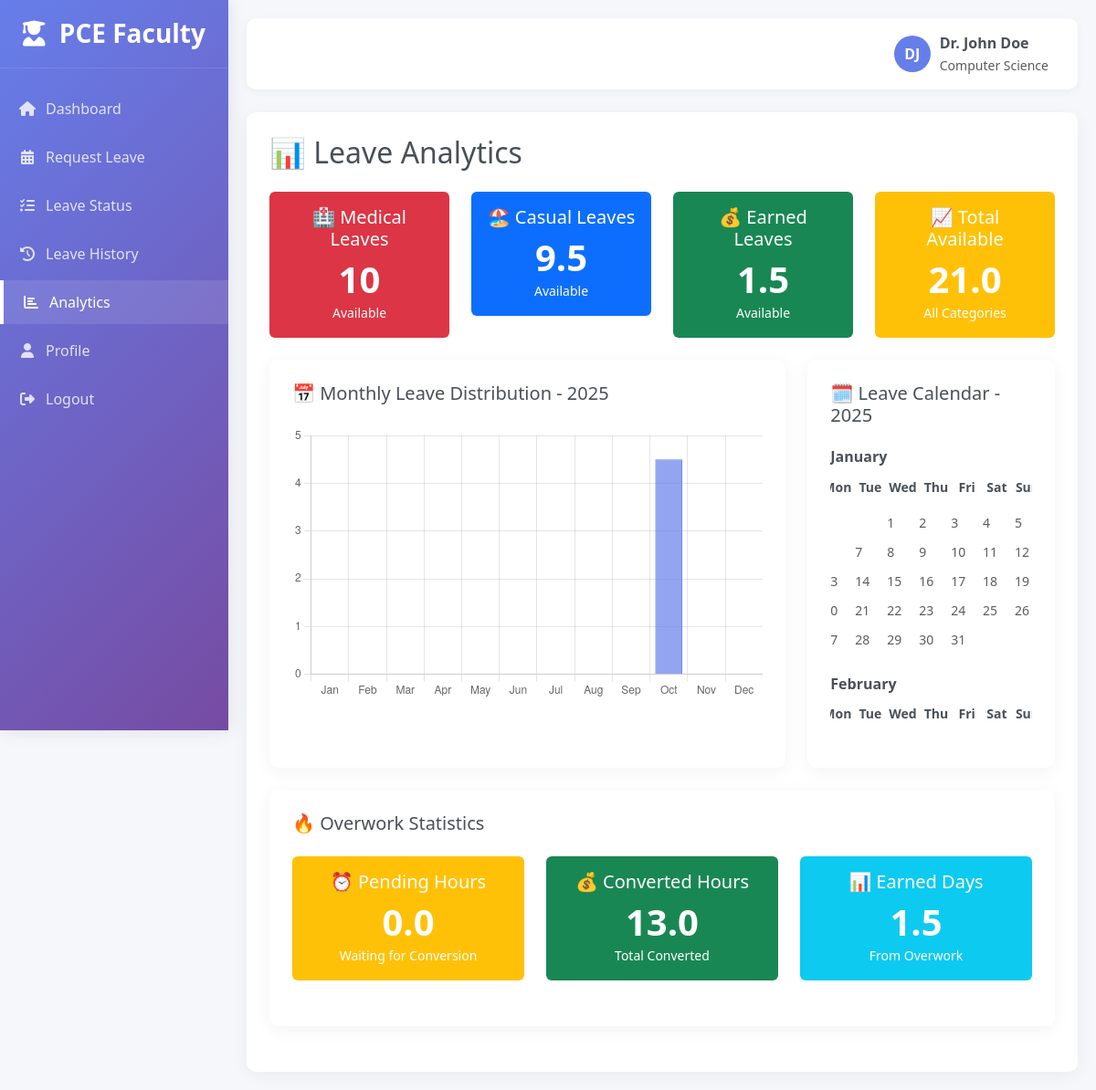
The app's page /stats (signed in) with its own data.
### main.py (models this page shows)
class User(UserMixin, db.Model):
    id = db.Column(db.Integer, primary_key=True)
    username = db.Column(db.String(80), unique=True, nullable=False)
    password_hash = db.Column(db.String(255), nullable=False)
    email = db.Column(db.String(120), unique=True, nullable=False)
    full_name = db.Column(db.String(100), nullable=False)
    department = db.Column(db.String(100), nullable=False)
    medical_leave_total = db.Column(db.Integer, default=10)
    medical_leave_used = db.Column(db.Integer, default=0)
    medical_leave_left = db.Column(db.Integer, default=10)
    casual_leave_total = db.Column(db.Integer, default=10)
    casual_leave_used = db.Column(db.Integer, default=0)
    casual_leave_left = db.Column(db.Integer, default=10)
    earned_leave_total = db.Column(db.Integer, default=0)
    earned_leave_used = db.Column(db.Integer, default=0)
    earned_leave_left = db.Column(db.Integer, default=0)
    overwork_hours = db.Column(db.Float, default=0.0)
    pending_overwork_hours = db.Column(db.Float, default=0.0)
    current_year = db.Column(db.Integer, default=lambda: datetime.now().year)
    created_at = db.Column(db.DateTime, default=datetime.utcnow)
    updated_at = db.Column(db.DateTime, default=datetime.utcnow, onupdate=datetime.utcnow)

### main.py (the view)
@app.route('/stats')
@login_required
def stats():
    now = datetime.now()
    current_year = now.year
    leaves = LeaveRequest.query.filter(
        LeaveRequest.user_id == current_user.id,
        LeaveRequest.status == 'Approved',
        db.extract('year', LeaveRequest.start_date) == current_year
    ).all()
    calendar_data = {}
    for leave in leaves:
        current_date = leave.start_date
        while current_date <= leave.end_date:
            year = current_date.year
            month = current_date.month
            day = current_date.day
            if year not in calendar_data:
                calendar_data[year] = {}
            if month not in calendar_data[year]:
                calendar_data[year][month] = []
            if day not in calendar_data[year][month]:
                calendar_data[year][month].append(day)
            current_date += timedelta(days=1)
    monthly_data = {month: 0 for month in range(1, 13)}
    for leave in leaves:
        current_date = leave.start_date
        while current_date <= leave.end_date:
            if current_date.year == current_year:
                month = current_date.month
                if hasattr(leave, 'leave_type') and leave.leave_type == 'half_day':
                    monthly_data[month] += 0.5
                else:
                    monthly_data[month] += 1
            current_date += timedelta(days=1)
    months = list(range(1, 13))
    month_names = [calendar.month_abbr[i] for i in months]
    leave_days = [monthly_data[month] for month in months]
    return render_template('stats.html',
                           calendar_data=calendar_data,
                           current_year=current_year,
                           month_names=json.dumps(month_names),
                           leave_days=json.dumps(leave_days),
                           calendar=calendar)

### templates/stats.html (shortened to what this page needs)
{% extends "base.html" %}
{% block content %}
<div class="row">
    <div class="col-12">
        <div class="dashboard-card">
            <h2 class="mb-4">📊 Leave Analytics</h2>
            <div class="row mb-4">
                <div class="col-md-3">
                    <div class="card text-center border-0 bg-danger text-white">
                        <div class="card-body">
                            <h5 class="card-title">🏥 Medical Leaves</h5>
                            <div class="display-6 fw-bold">{{ current_user.medical_leave_left }}</div>
                            <small>Available</small>
                        </div>
                    </div>
                </div>
                <div class="col-md-3">
                    <div class="card text-center border-0 bg-primary text-white">
                        <div class="card-body">
                            <h5 class="card-title">🏖️ Casual Leaves</h5>
                            <div class="display-6 fw-bold">{{ current_user.casual_leave_left }}</div>
                            <small>Available</small>
                        </div>
                    </div>
                </div>
                <div class="col-md-3">
                    <div class="card text-center border-0 bg-success text-white">
                        <div class="card-body">
                            <h5 class="card-title">💰 Earned Leaves</h5>
                            <div class="display-6 fw-bold">{{ current_user.earned_leave_left }}</div>
                            <small>Available</small>
                        </div>
                    </div>
                </div>
                <div class="col-md-3">
                    <div class="card text-center border-0 bg-warning text-white">
                        <div class="card-body">
                            <h5 class="card-title">📈 Total Available</h5>
                            <div class="display-6 fw-bold">
                                {{ current_user.medical_leave_left + current_user.casual_leave_left + current_user.earned_leave_left }}
                            </div>
                            <small>All Categories</small>
                        </div>
                    </div>
                </div>
            </div>
            <div class="row">
                <div class="col-lg-8">
                    <div class="dashboard-card">
                        <h5 class="card-title mb-4">📅 Monthly Leave Distribution - {{ current_year }}</h5>
                        <div class="chart-container" style="height: 300px;">
                            <canvas id="leaveChart"></canvas>
                        </div>
                    </div>
                </div>
                <div class="col-lg-4">
                    <div class="dashboard-card">
                        <h5 class="card-title mb-4">🗓️ Leave Calendar - {{ current_year }}</h5>
                        <div id="leaveCalendar" class="overflow-auto" style="max-height: 300px;">
                            {% for month_num in range(1, 13) %}
                            <div class="mb-4">
                                <h6 class="fw-bold">{{ calendar.month_name[month_num] }}</h6>
                                <div class="calendar-month">
                                    {% set month_calendar = calendar.monthcalendar(current_year, month_num) %}
                                    <div class="row text-center small fw-bold mb-2">
                                        <div class="col p-1">Mon</div>
                                        <div class="col p-1">Tue</div>
                                        <div class="col p-1">Wed</div>
                                        <div class="col p-1">Thu</div>
                                        <div class="col p-1">Fri</div>
                                        <div class="col p-1">Sat</div>
                                        <div class="col p-1">Sun</div>
                                    </div>
                                    {% for week in month_calendar %}
                                    <div class="row">
                                        {% for day in week %}
                                        <div class="col p-1">
                                            {% if day != 0 %}
                                                {% if current_year in calendar_data and month_num in calendar_data[current_year] and day in calendar_data[current_year][month_num] %}
                                                <span class="badge bg-success rounded-circle d-inline-flex align-items-center justify-content-center" style="width: 24px; height: 24px; font-size: 0.7rem;">
                                                    {{ day }}
                                                </span>
                                                {% else %}
                                                <span class="text-muted small">{{ day }}</span>
                                                {% endif %}
                                            {% endif %}
                                        </div>
                                        {% endfor %}
                                    </div>
                                    {% endfor %}
                                </div>
                            </div>
                            {% endfor %}
                        </div>
                    </div>
                </div>
            </div>
            <div class="row mt-4">
                <div class="col-12">
                    <div class="dashboard-card">
                        <h5 class="card-title mb-4">🔥 Overwork Statistics</h5>
                        <div class="row">
                            <div class="col-md-4">
                                <div class="card text-center border-0 bg-warning text-white">
                                    <div class="card-body">
                                        <h5 class="card-title">⏰ Pending Hours</h5>
                                        <div class="display-6 fw-bold">{{ current_user.pending_overwork_hours }}</div>
                                        <small>Waiting for Conversion</small>
                                    </div>
                                </div>
                            </div>
                            <div class="col-md-4">
                                <div class="card text-center border-0 bg-success text-white">
                                    <div class="card-body">
                                        <h5 class="card-title">💰 Converted Hours</h5>
                                        <div class="display-6 fw-bold">{{ current_user.overwork_hours }}</div>
                                        <small>Total Converted</small>
                                    </div>
                                </div>
                            </div>
                            <div class="col-md-4">
                                <div class="card text-center border-0 bg-info text-white">
                                    <div class="card-body">
                                        <h5 class="card-title">📊 Earned Days</h5>
                                        <div class="display-6 fw-bold">{{ current_user.earned_leave_total }}</div>
                                        <small>From Overwork</small>
                                    </div>
                                </div>
                            </div>
                        </div>
                    </div>
                </div>
            </div>
        </div>
    </div>
</div>
<script>
    // Initialize Chart
    const ctx = document.getElementById('leaveChart').getContext('2d');
    const leaveChart = new Chart(ctx, {
        type: 'bar',
        data: {
            labels: JSON.parse('{{ month_names | safe }}'),
            datasets: [{
                label: 'Leave Days',
                data: JSON.parse('{{ leave_days | safe }}'),
                backgroundColor: 'rgba(102, 126, 234, 0.7)',
                borderColor: 'rgba(102, 126, 234, 1)',
                borderWidth: 1
            }]
        },
        options: {
            responsive: true,
            maintainAspectRatio: false,
            scales: {
                y: {
                    beginAtZero: true,
                    ticks: {
                        stepSize: 1
                    }
                }
            },
            plugins: {
                legend: {
                    display: false
                }
            }
        }
    });
</script>
{% endblock %}

### templates/base.html (shortened to what this page needs)
<!DOCTYPE html>
<html lang="en">
<head>
    <link href="https://cdn.jsdelivr.net/npm/bootstrap@5.3.0/dist/css/bootstrap.min.css" rel="stylesheet">
    <link rel="stylesheet" href="https://cdnjs.cloudflare.com/ajax/libs/font-awesome/6.4.0/css/all.min.css">
</head>
<body>
    {% if current_user.is_authenticated %}
    <div class="sidebar">
        <div class="sidebar-header">
            <h3><i class="fas fa-user-graduate me-2"></i> PCE Faculty</h3>
        </div>
        <div class="sidebar-menu">
            <ul>
                <li>
                    {% if current_user.username == 'admin' %}
                    <a href="{{ url_for('admin_dashboard') }}" class="{% if request.endpoint == 'admin_dashboard' %}active{% endif %}">
                        <i class="fas fa-home"></i> <span>Dashboard</span>
                    </a>
                    {% else %}
                    <a href="{{ url_for('dashboard') }}" class="{% if request.endpoint == 'dashboard' %}active{% endif %}">
                        <i class="fas fa-home"></i> <span>Dashboard</span>
                    </a>
                    {% endif %}
                </li>
                {% if current_user.username == 'admin' %}
                <li><a href="{{ url_for('admin_pending_requests') }}" class="{% if request.endpoint == 'admin_pending_requests' %}active{% endif %}"><i class="fas fa-tasks"></i> <span>Pending Requests</span></a></li>
                <li><a href="{{ url_for('admin_faculty_list') }}" class="{% if request.endpoint == 'admin_faculty_list' %}active{% endif %}"><i class="fas fa-users"></i> <span>Faculty Management</span></a></li>
                {% else %}
                <li><a href="{{ url_for('request_leave') }}" class="{% if request.endpoint == 'request_leave' %}active{% endif %}"><i class="fas fa-calendar-alt"></i> <span>Request Leave</span></a></li>
                <li><a href="{{ url_for('status') }}" class="{% if request.endpoint == 'status' %}active{% endif %}"><i class="fas fa-tasks"></i> <span>Leave Status</span></a></li>
                <li><a href="{{ url_for('history') }}" class="{% if request.endpoint == 'history' %}active{% endif %}"><i class="fas fa-history"></i> <span>Leave History</span></a></li>
                <li><a href="{{ url_for('stats') }}" class="{% if request.endpoint == 'stats' %}active{% endif %}"><i class="fas fa-chart-bar"></i> <span>Analytics</span></a></li>
                {% endif %}
                <li><a href="{{ url_for('profile') }}" class="{% if request.endpoint == 'profile' %}active{% endif %}"><i class="fas fa-user"></i> <span>Profile</span></a></li>
                <li><a href="{{ url_for('logout') }}"><i class="fas fa-sign-out-alt"></i> <span>Logout</span></a></li>
            </ul>
        </div>
    </div>
    {% endif %}
    <div class="{% if current_user.is_authenticated %}main-content{% endif %}">
        {% if current_user.is_authenticated %}
        <nav class="navbar navbar-expand-lg">
            <div class="container-fluid">
                <div class="d-flex align-items-center ms-auto">
                    <div class="user-info">
                        <div class="user-avatar">
                            {{ current_user.full_name[0] }}{{ current_user.full_name.split(' ')[1][0] if current_user.full_name.split(' ')|length > 1 else current_user.full_name[1] }}
                        </div>
                        <div>
                            <div class="fw-bold">{{ current_user.full_name }}</div>
                            <small class="text-muted">{{ current_user.department }}</small>
                        </div>
                    </div>
                </div>
            </div>
        </nav>
        {% endif %}
        {% block content %}{% endblock %}
    </div>
</body>
</html>

### records on screen
User: full_name "D", full_name.split|length "J", full_name "Dr. John Doe", department "Computer Science", medical_leave_left "10", casual_leave_left "9.5", earned_leave_left "1.5", medical_leave_left+casual_leave_left+earned_leave_left "21.0", pending_overwork_hours "0.0", overwork_hours "13.0", earned_leave_total "1.5"

### other values on screen
{{ current_year }} "2025"
{{ calendar.month_name[month_num] }} "January" "February"
{{ day }} "1" "2" "3" "4" "5" "7" "8" "9" "10" "11" "12" "14" "15" "16" "17" "18" "19" "21" "22" "23" "24" "25" "26" "28" "29" "30" "31"
chart data {{ month_names | safe }} ["Jan", "Feb", "Mar", "Apr", "May", "Jun", "Jul", "Aug", "Sep", "Oct", "Nov", "Dec"]
chart data {{ leave_days | safe }} [0, 0, 0, 0, 0, 0, 0, 0, 0, 4.5, 0, 0]
